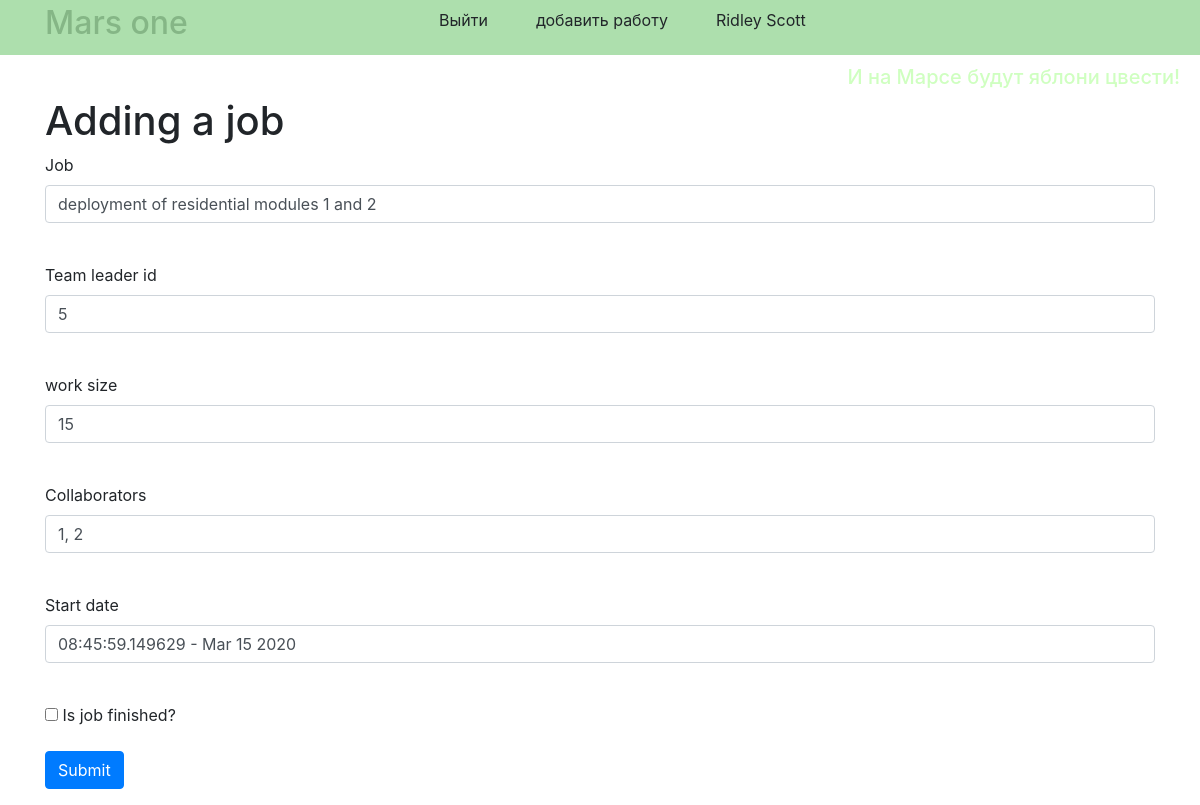
/job/1 (signed in), run on the app's committed database.
### data/users.py (models this page shows, shortened)
class User(SqlAlchemyBase, SerializerMixin, UserMixin):
    __tablename__ = 'users'
    id = sqlalchemy.Column(sqlalchemy.Integer,
                           primary_key=True, autoincrement=True)
    surname = sqlalchemy.Column(sqlalchemy.String, nullable=True)
    name = sqlalchemy.Column(sqlalchemy.String, nullable=True)
    age = sqlalchemy.Column(sqlalchemy.Integer, nullable=True)
    position = sqlalchemy.Column(sqlalchemy.String, nullable=True)
    speciality = sqlalchemy.Column(sqlalchemy.String, nullable=True)
    address = sqlalchemy.Column(sqlalchemy.String, nullable=True)
    email = sqlalchemy.Column(sqlalchemy.String,
                              index=True, unique=True, nullable=True)
    hashed_password = sqlalchemy.Column(sqlalchemy.String, nullable=True)
    modified_date = sqlalchemy.Column(sqlalchemy.DateTime,
                                      default=datetime.datetime.now)
    jobs = orm.relation("Job", back_populates='user')

### data/jobs.py (models this page shows)
class Job(SqlAlchemyBase, SerializerMixin):
    __tablename__ = 'jobs'
    id = sqlalchemy.Column(sqlalchemy.Integer,
                           primary_key=True, autoincrement=True)
    team_leader = sqlalchemy.Column(sqlalchemy.Integer,
                                    sqlalchemy.ForeignKey("users.id"))
    job = sqlalchemy.Column(sqlalchemy.String, nullable=True)
    work_size = sqlalchemy.Column(sqlalchemy.Integer, nullable=True)
    collaborators = sqlalchemy.Column(sqlalchemy.String, nullable=True)
    start_date = sqlalchemy.Column(sqlalchemy.String, nullable=True)
    end_date = sqlalchemy.Column(sqlalchemy.String, nullable=True)
    is_finished = sqlalchemy.Column(sqlalchemy.Boolean, default=False)
    user = orm.relation('User')

### main.py (the view, shortened to what this page needs)
@app.route('/job/<int:id>', methods=['GET', 'POST'])
@login_required
def edit_jobs(id):
    form = JobForm()
    if request.method == "GET":
        session = db_session.create_session()
        jobs = session.query(Job).filter(Job.id == id,
                                          Job.user == current_user).first()
        if jobs:
            form.job.data = jobs.job
            form.team_leader.data = jobs.team_leader
            form.work_size.data = jobs.work_size
            form.collaborators.data = jobs.collaborators
            form.start_date.data = jobs.start_date
            form.is_finished.data = jobs.is_finished
        else:
            abort(404)
    return render_template('job.html', title='Works log', form=form)

### form/add_job.py
class JobForm(FlaskForm):
    job = StringField('Job', validators=[DataRequired()])
    team_leader = IntegerField('Team leader id', validators=[DataRequired()])
    work_size = IntegerField('work size', validators=[InputRequired()])
    collaborators = StringField('Collaborators', validators=[DataRequired()])
    start_date = StringField('Start date', validators=[DataRequired()])
    is_finished = BooleanField('Is job finished?')
    submit = SubmitField('Submit')

### data/db_session.py (called while the page is built)
def create_session() -> Session:
    global __factory
    return __factory()

### main.py (called while the page is built)
@login_manager.user_loader
def load_user(user_id):
    session = db_session.create_session()
    return session.query(User).get(user_id)

### templates/job.html (shortened to what this page needs)
{% extends "base.html" %}
{% block content %}
<h1>Adding a job</h1>
<form action="" method="post">
    <p>
        {{ form.job.label }}<br>
        {{ form.job(class="form-control") }}<br>
    </p>
    <p>
        {{ form.team_leader.label }}<br>
        {{ form.team_leader(class="form-control") }}<br>
    </p>
    <p>
        {{ form.work_size.label }}<br>
        {{ form.work_size(class="form-control") }}<br>
    </p>
    <p>
        {{ form.collaborators.label }}<br>
        {{ form.collaborators(class="form-control") }}<br>
    </p>
    <p>
        {{ form.start_date.label }}<br>
        {{ form.start_date(class="form-control") }}<br>
    </p>
    <p>
        <td>{{ form.is_finished }} {{ form.is_finished.label }}</td>
    </p>
    <p>{{ form.submit(type="submit", class="btn btn-primary") }}</p>
</form>
{% endblock %}

### templates/base.html (shortened to what this page needs)
<!DOCTYPE html>
<html lang="en">
<head>
    <link rel="stylesheet"
          href="https://maxcdn.bootstrapcdn.com/bootstrap/4.4.1/css/bootstrap.min.css">
    <link rel="stylesheet" type="text/css" href="{{ url_for('static', filename='css/style.css') }}" />
    </head>
    <body>
    <header class="flex-container">
        <div class="container">
            <div class="row no-gutters">
                <div class="col-md-4">
                    <div class="color-text-title"><h2>Mars one</h2></div>
                </div>
                <div class="col-auto">
                    <div class="flex-item">
                        {% if current_user.is_authenticated %}
                            <ul class="nav">
                                <li class="nav-item">
                                    <a class="dropdown-item" href="/logout">Выйти</a>
                                </li>
                                <li class="nav-item">
                                    <a class="dropdown-item" href="/add_job">добавить работу</a>
                                </li>
                                <li class="nav-item">
                                    <a class="dropdown-item" href="/">{{ current_user.name }} {{ current_user.surname }}</a>
                                </li>
                            </ul>
                        {% endif %}
                    </div>
                </div>
            </div>
        </div>
    </header>
    <div class="color-text">
        <h5>И на Марсе будут яблони цвести!</h5>
        </div>
    <main role="main" class="container">
        {% block content %}{% endblock %}
    </main>
    </body>
</html>

### static/css/style.css (style rules this page uses)
.color-text { color: #cfffc0; text-align: right; padding-right: 20px; }
.color-text-title { color: #85b686 }
header { width: display; height: 55px; background-color: #addfad; margin-bottom: 10px; }
.flex-container { display: -webkit-flex; -webkit-justify-content: space-between; display: flex; justify-content: space-between; align-items: center; }
.flex-item { -webkit-flex-grow: 1; flex-grow: 1; }

### data on the page
User: name "Ridley", surname "Scott"
Job: job "deployment of residential modules 1 and 2", team_leader "5", work_size "15", collaborators "1, 2", start_date "08:45:59.149629 - Mar 15 2020"
